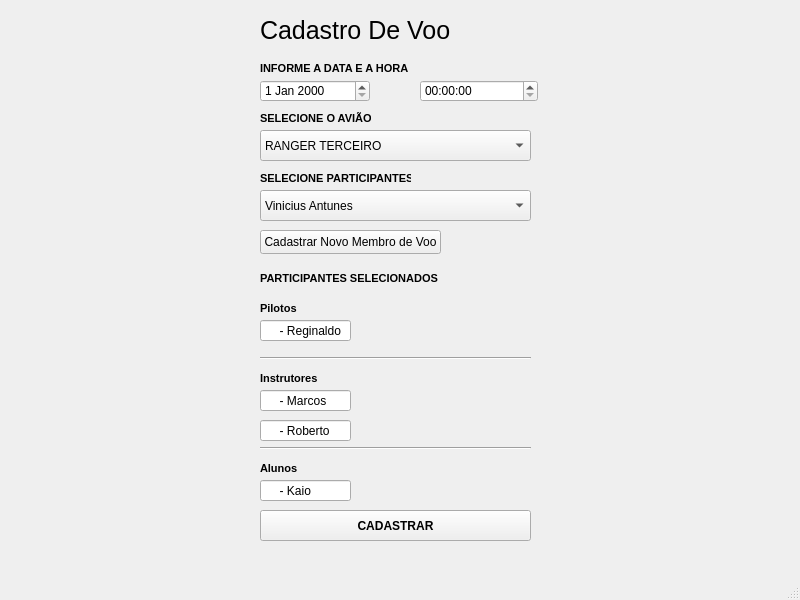
<?xml version="1.0" encoding="UTF-8"?>
<ui version="4.0">
 <class>MainWindow</class>
 <widget class="QMainWindow" name="MainWindow">
  <property name="geometry">
   <rect>
    <x>0</x>
    <y>0</y>
    <width>800</width>
    <height>600</height>
   </rect>
  </property>
  <property name="windowTitle">
   <string>MainWindow</string>
  </property>
  <widget class="QWidget" name="centralwidget">
   <widget class="QLabel" name="label">
    <property name="geometry">
     <rect>
      <x>260</x>
      <y>0</y>
      <width>201</width>
      <height>61</height>
     </rect>
    </property>
    <property name="font">
     <font>
      <pointsize>19</pointsize>
     </font>
    </property>
    <property name="text">
     <string>Cadastro De Voo</string>
    </property>
   </widget>
   <widget class="QLabel" name="label_2">
    <property name="geometry">
     <rect>
      <x>260</x>
      <y>60</y>
      <width>151</width>
      <height>16</height>
     </rect>
    </property>
    <property name="font">
     <font>
      <pointsize>8</pointsize>
      <bold>true</bold>
     </font>
    </property>
    <property name="text">
     <string>INFORME A DATA E A HORA</string>
    </property>
   </widget>
   <widget class="QComboBox" name="comboBox">
    <property name="geometry">
     <rect>
      <x>260</x>
      <y>130</y>
      <width>271</width>
      <height>31</height>
     </rect>
    </property>
    <item>
     <property name="text">
      <string>RANGER TERCEIRO</string>
     </property>
    </item>
    <item>
     <property name="text">
      <string>TIJUCAS VOADOR</string>
     </property>
    </item>
   </widget>
   <widget class="QLabel" name="label_3">
    <property name="geometry">
     <rect>
      <x>260</x>
      <y>270</y>
      <width>191</width>
      <height>16</height>
     </rect>
    </property>
    <property name="font">
     <font>
      <pointsize>8</pointsize>
      <bold>true</bold>
     </font>
    </property>
    <property name="text">
     <string>PARTICIPANTES SELECIONADOS</string>
    </property>
   </widget>
   <widget class="QLabel" name="label_4">
    <property name="geometry">
     <rect>
      <x>260</x>
      <y>110</y>
      <width>111</width>
      <height>16</height>
     </rect>
    </property>
    <property name="font">
     <font>
      <pointsize>8</pointsize>
      <bold>true</bold>
     </font>
    </property>
    <property name="text">
     <string>SELECIONE O AVIÃO</string>
    </property>
   </widget>
   <widget class="QLabel" name="label_5">
    <property name="geometry">
     <rect>
      <x>260</x>
      <y>300</y>
      <width>61</width>
      <height>16</height>
     </rect>
    </property>
    <property name="font">
     <font>
      <pointsize>8</pointsize>
      <bold>true</bold>
     </font>
    </property>
    <property name="text">
     <string>Pilotos</string>
    </property>
   </widget>
   <widget class="QLineEdit" name="phoneInput">
    <property name="geometry">
     <rect>
      <x>260</x>
      <y>320</y>
      <width>91</width>
      <height>21</height>
     </rect>
    </property>
    <property name="text">
     <string>     - Reginaldo</string>
    </property>
   </widget>
   <widget class="QPushButton" name="cadastrar">
    <property name="geometry">
     <rect>
      <x>260</x>
      <y>510</y>
      <width>271</width>
      <height>31</height>
     </rect>
    </property>
    <property name="font">
     <font>
      <bold>true</bold>
     </font>
    </property>
    <property name="text">
     <string>CADASTRAR</string>
    </property>
   </widget>
   <widget class="QLabel" name="cpfError">
    <property name="geometry">
     <rect>
      <x>270</x>
      <y>320</y>
      <width>271</width>
      <height>16</height>
     </rect>
    </property>
    <property name="text">
     <string/>
    </property>
   </widget>
   <widget class="QLabel" name="weightError">
    <property name="geometry">
     <rect>
      <x>30</x>
      <y>370</y>
      <width>141</width>
      <height>16</height>
     </rect>
    </property>
    <property name="text">
     <string/>
    </property>
   </widget>
   <widget class="QDateEdit" name="dateInput">
    <property name="geometry">
     <rect>
      <x>260</x>
      <y>80</y>
      <width>110</width>
      <height>22</height>
     </rect>
    </property>
   </widget>
   <widget class="QTimeEdit" name="timeInput">
    <property name="geometry">
     <rect>
      <x>420</x>
      <y>80</y>
      <width>118</width>
      <height>22</height>
     </rect>
    </property>
   </widget>
   <widget class="QComboBox" name="comboBox_2">
    <property name="geometry">
     <rect>
      <x>260</x>
      <y>190</y>
      <width>271</width>
      <height>31</height>
     </rect>
    </property>
    <item>
     <property name="text">
      <string>Vinicius Antunes</string>
     </property>
    </item>
    <item>
     <property name="text">
      <string>Mateus Gobbo</string>
     </property>
    </item>
    <item>
     <property name="text">
      <string>Felipe Neves</string>
     </property>
    </item>
   </widget>
   <widget class="QLabel" name="label_6">
    <property name="geometry">
     <rect>
      <x>260</x>
      <y>170</y>
      <width>151</width>
      <height>16</height>
     </rect>
    </property>
    <property name="font">
     <font>
      <pointsize>8</pointsize>
      <bold>true</bold>
     </font>
    </property>
    <property name="text">
     <string>SELECIONE PARTICIPANTES</string>
    </property>
   </widget>
   <widget class="QPushButton" name="addMembro">
    <property name="geometry">
     <rect>
      <x>260</x>
      <y>230</y>
      <width>181</width>
      <height>24</height>
     </rect>
    </property>
    <property name="text">
     <string>Cadastrar Novo Membro de Voo</string>
    </property>
   </widget>
   <widget class="Line" name="line">
    <property name="geometry">
     <rect>
      <x>260</x>
      <y>350</y>
      <width>271</width>
      <height>16</height>
     </rect>
    </property>
    <property name="orientation">
     <enum>Qt::Horizontal</enum>
    </property>
   </widget>
   <widget class="QLabel" name="label_7">
    <property name="geometry">
     <rect>
      <x>260</x>
      <y>370</y>
      <width>61</width>
      <height>16</height>
     </rect>
    </property>
    <property name="font">
     <font>
      <pointsize>8</pointsize>
      <bold>true</bold>
     </font>
    </property>
    <property name="text">
     <string>Instrutores</string>
    </property>
   </widget>
   <widget class="QLineEdit" name="phoneInput_2">
    <property name="geometry">
     <rect>
      <x>260</x>
      <y>390</y>
      <width>91</width>
      <height>21</height>
     </rect>
    </property>
    <property name="text">
     <string>     - Marcos</string>
    </property>
   </widget>
   <widget class="QLineEdit" name="phoneInput_3">
    <property name="geometry">
     <rect>
      <x>260</x>
      <y>420</y>
      <width>91</width>
      <height>21</height>
     </rect>
    </property>
    <property name="text">
     <string>     - Roberto</string>
    </property>
   </widget>
   <widget class="QLabel" name="label_8">
    <property name="geometry">
     <rect>
      <x>260</x>
      <y>460</y>
      <width>61</width>
      <height>16</height>
     </rect>
    </property>
    <property name="font">
     <font>
      <pointsize>8</pointsize>
      <bold>true</bold>
     </font>
    </property>
    <property name="text">
     <string>Alunos</string>
    </property>
   </widget>
   <widget class="Line" name="line_2">
    <property name="geometry">
     <rect>
      <x>260</x>
      <y>440</y>
      <width>271</width>
      <height>16</height>
     </rect>
    </property>
    <property name="orientation">
     <enum>Qt::Horizontal</enum>
    </property>
   </widget>
   <widget class="QLineEdit" name="phoneInput_4">
    <property name="geometry">
     <rect>
      <x>260</x>
      <y>480</y>
      <width>91</width>
      <height>21</height>
     </rect>
    </property>
    <property name="text">
     <string>     - Kaio</string>
    </property>
   </widget>
  </widget>
  <widget class="QMenuBar" name="menubar">
   <property name="geometry">
    <rect>
     <x>0</x>
     <y>0</y>
     <width>800</width>
     <height>22</height>
    </rect>
   </property>
  </widget>
  <widget class="QStatusBar" name="statusbar"/>
 </widget>
 <resources/>
 <connections/>
</ui>
